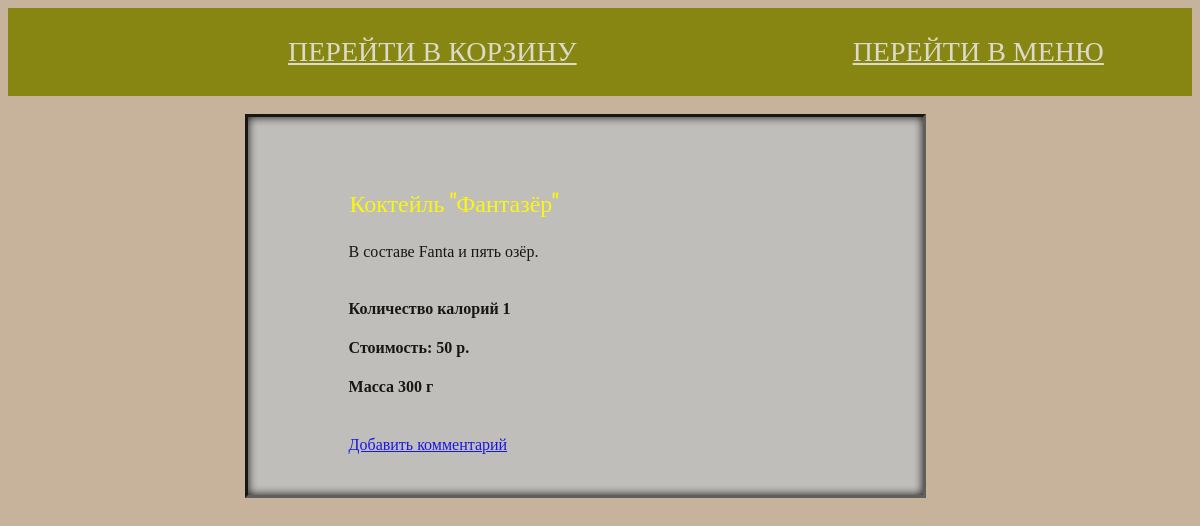
/topic/11/, run on the app's committed database.
### forum/models.py (models this page shows, shortened)
class Topic(models.Model):
    MAINCOURSE = 'MC'
    FIRSTCOURSE = 'FC'
    SALADS = 'SD'
    DRINKS = 'DR'
    FOOD_CHOICES = (
        (MAINCOURSE, 'Второе/горячее'),
        (FIRSTCOURSE, 'Первое'),
        (SALADS, 'Салаты'),
        (DRINKS, 'Напитки'),
    )
    food_type = models.CharField(u'Тип блюда',max_length=2,
                                      choices=FOOD_CHOICES,
                                      default=MAINCOURSE)
    weigth = models.SmallIntegerField(u'Масса блюда (в граммах)',default = 100)
    price = models.SmallIntegerField(u'Стоимость (в рублях)',default = 40)
    subject = models.CharField(u'Блюдо', max_length=255)
    text = models.TextField(u'Описание')
    calories = models.SmallIntegerField(u'Количество калорий',default = 1)
    hidden = models.SmallIntegerField(u'Скрытый?(0-нет, 1-да)',default = 0)
    creation_date = models.DateTimeField(u'Дата создания', auto_now_add=True)
    views = models.IntegerField(u'Количество просмотров темы',  default=0)
    made_time = models.DateTimeField(auto_now_add = True)

### forum/views.py (the view)
# urls.py: path('topic/<int:pk>/', views.TopicView.as_view()),
class TopicView(DetailView):
    model = Topic
    template_name = 'topic.html'
    def get_context_data(self, **kwargs):
        context = super().get_context_data(**kwargs)
        if True:
                q1 = Topic.objects.get(pk=context['topic'].id)
                q1.views += 1
                q1.save()
        context['comment_add_url'] = "/topic/{}/add_comment".format(context['topic'].id)
        return context

### forum/templates/topic.html (shortened to what this page needs)
{% extends 'base.html' %}
{% block content%}
	<div id="borders">
	<div class="menu">
{%if topic.hidden %}
	<h4>Эта тема скрыта администратором. </h4>
{% else %}
<h3><a id="serg">{{ topic.subject }}</a></h3>
<div id="smallborders">
<div class="well">
	{{ topic.text }}
</div>
<br />
<h4>Количество калорий {{ topic.calories }}</h4>
<h4>Стоимость: {{ topic.price }} р.</h4>
<h4>Масса {{ topic.weigth }} г</h4><br />
<a href="{{ comment_add_url }}" type="button" class="btn btn-primary">Добавить комментарий</a>
</div>
{% endif %}
</div></div>
{% endblock %}

### static/css/styles.css (style rules this page uses)
body { background: url(eYrhZ5CtF1I.jpg) repeat-y green right top; background-color: lightgreen; }
* { text-align: justify; }
.menu { position: relative; margin: auto; display: block; width: 100%; background: silver; border: 2vmin black; box-shadow: inset 0px 0px 10px black; padding: 2.6em; text-align: middle; border: 3px inset black; opacity: 0.88; }
#serg { font-family: oswald; margin: 60px; height: 70px; width: 100%; }
#borders { margin-left: 20%; margin-right: 30%; }
#smallborders { margin-left: 10% }
h2, h3, .hey { color:yellow; font-size: 24px; font-weight: normal }

### forum/templates/base.html (style rules this page uses)
body { background: #c7b39b url(http://www.setwalls.ru/pic/201505/1920x1200/setwalls.ru-79099.jpg) fixed; }

### data on the page
Topic: subject "Коктейль \"Фантазёр\"", text "В составе Fanta и пять озёр.", calories "1", price "50", weigth "300"
